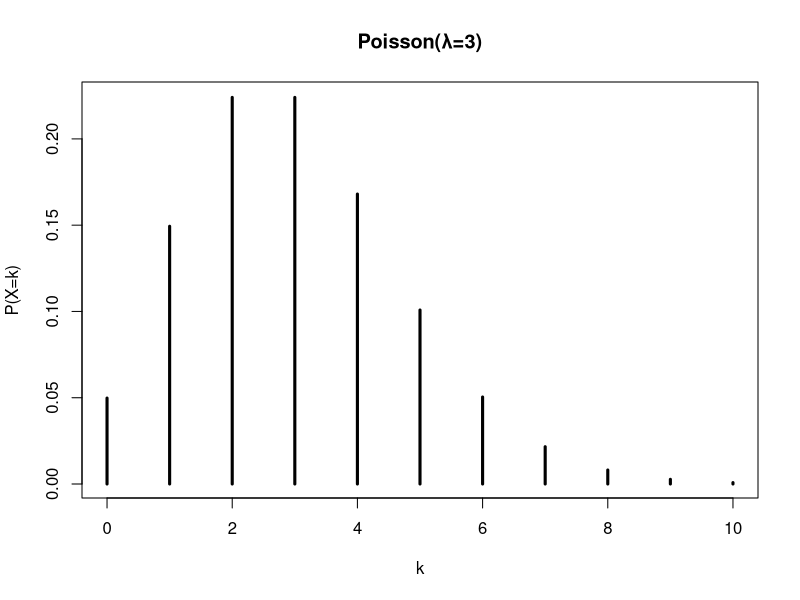
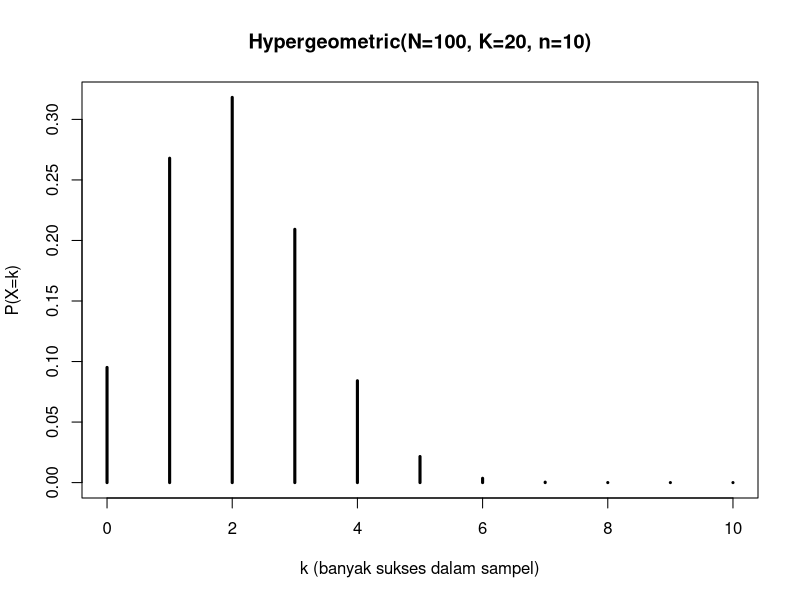
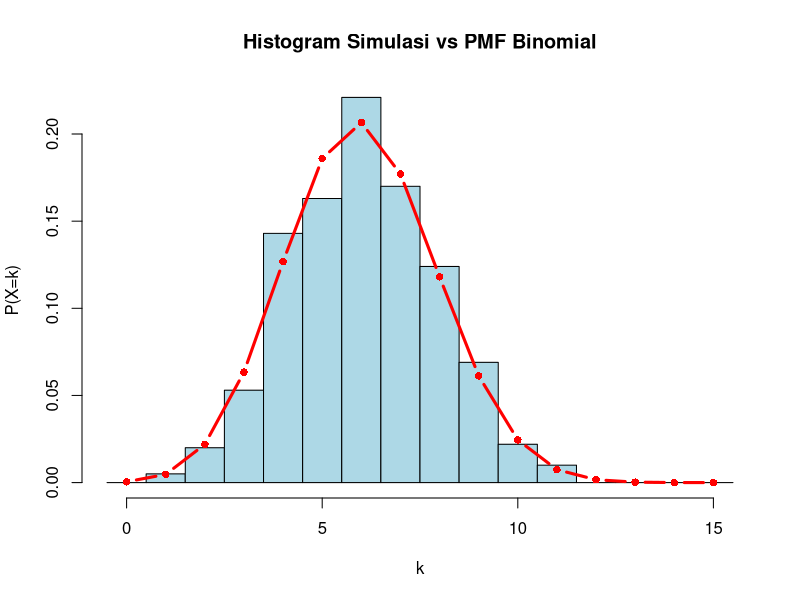

Write R code to recreate these figures, in order.
# Nomor 1
lamdaa <- 3
x <-  0:10
poiss <- 1 - ppois(4, lamdaa)
poiss
pmf <- dpois(x, lamdaa)
plot(x, pmf, type='h', lwd=3, main='Poisson(λ=3)', xlab='k', ylab='P(X=k)')

#Nomor 2
# Contoh parameter
#Dari 100 bola (20 berwarna merah), diambil 10 tanpa pengembalian. 
#Modelkan jumlah bola merah yang diambil dengan distribusi yang tepat.
N <- 100   # ukuran populasi
K <- 20    # jumlah sukses di populasi (misal bola merah = sukses)
n <- 10     

# Domain k
k <- seq(from = max(0, n + K - N), to = min(n, K))

# PMF: P(X = k)
pmf <- dhyper(k, m = K, n = N - K, k = n)
data.frame(k = k, P = pmf)
# Plot PMF
plot(k, pmf, type = "h", lwd = 3,
     main = paste0("Hypergeometric(N=",N,", K=",K,", n=",n,")"),
     xlab = "k (banyak sukses dalam sampel)", ylab = "P(X=k)")


#Nomor 3
#Simulasikan 1.000 percobaan Binomial (n=15,p=0.4)
#dan bandingkan histogram hasil simulasi dengan PMF teoretis.
set.seed(2025)
n <- 15
p <- 0.4
simulai<- rbinom(1000, size=n, prob=p)  
hist(simulai, breaks = seq(-0.5, n + 0.5, by = 1), probability = TRUE,
     main = "Histogram Simulasi vs PMF Binomial", 
     xlab = "k", ylab = "P(X=k)", col = "lightblue")
x <- 0:n
pmf <- dbinom(x, size = n, prob = p)
lines(x, pmf, type = "b", pch = 16, col = "red", lwd = 3)
